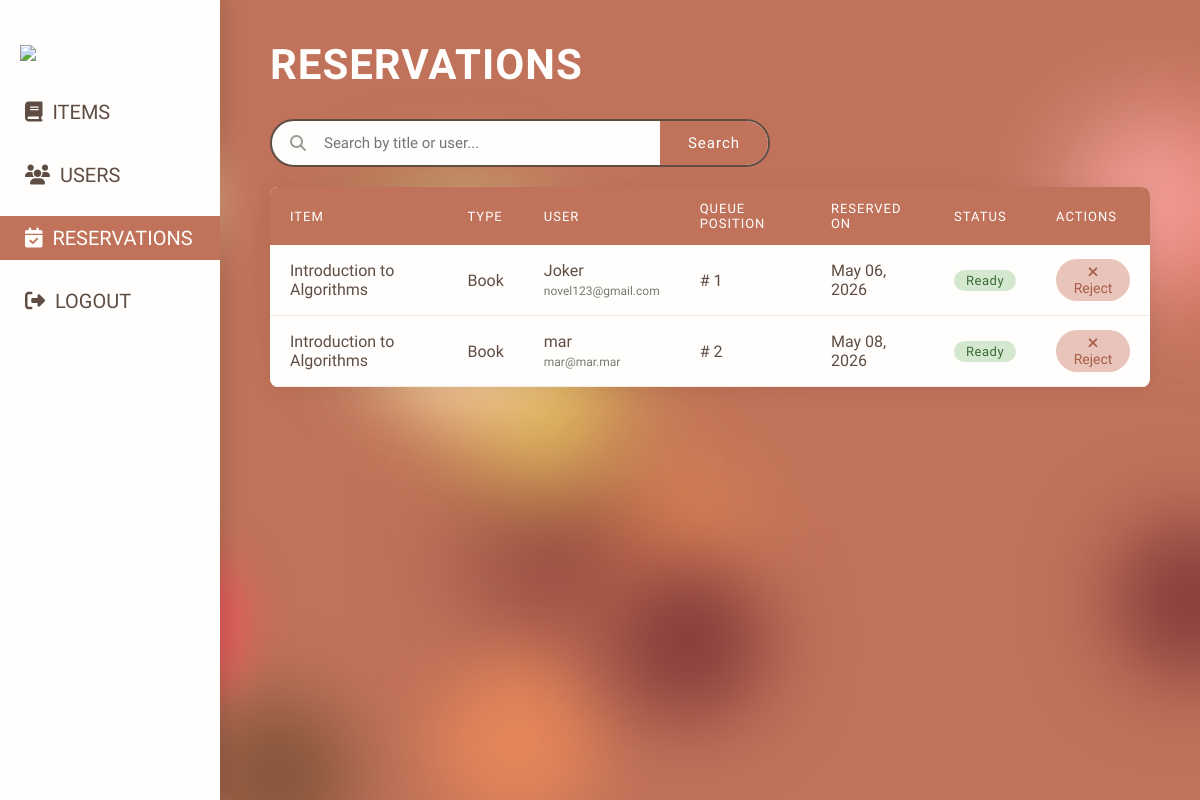
/admin/reservations (signed in), run on an earlier commit of the app's database.
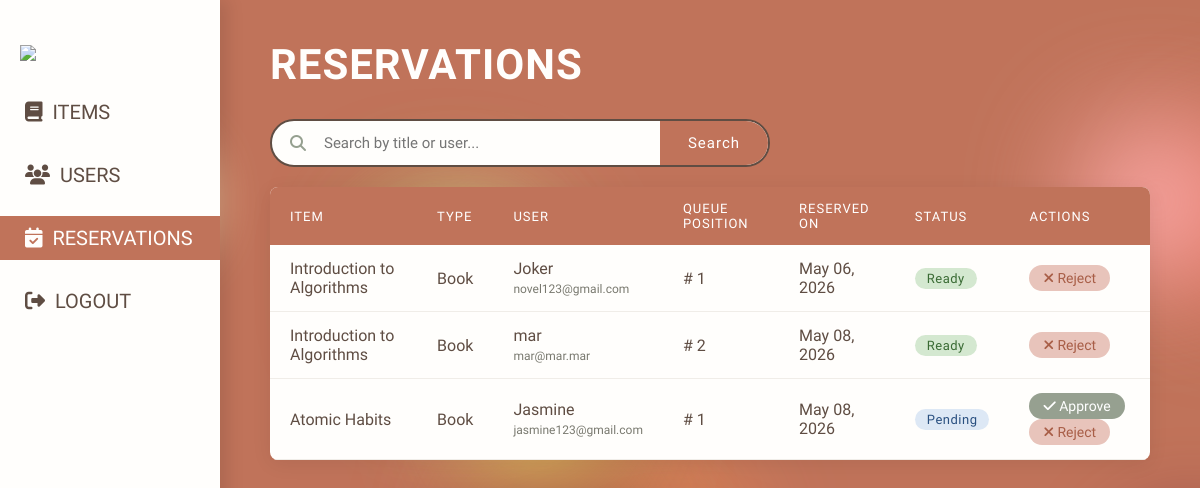
And on a later commit of the database.
### models/Reservation.py (models this page shows, shortened)
class Reservation(db.Model):
    __tablename__ = "Reservations"
    id             = db.Column(db.Integer, primary_key=True)
    reservation_id = db.Column(db.String(45), unique=True, nullable=False)
    user_id        = db.Column(db.String(45), db.ForeignKey("users.user_id"), nullable=False)
    item_id        = db.Column(db.String(45), db.ForeignKey("Items.item_id"), nullable=False)
    position       = db.Column(db.Integer, nullable=False)
    reserved_on    = db.Column(db.DateTime, default=utcnow)
    ready_by       = db.Column(db.DateTime, nullable=True)
    status         = db.Column(db.Enum(ReservationStatus), nullable=False, default=ReservationStatus.PENDING)
    user = db.relationship("User", backref="reservations")
    item = db.relationship("Item", backref="reservations")

### models/Items.py (models this page shows, shortened)
class Item(db.Model):
    __tablename__ = "Items"
    id                  = db.Column(db.Integer, primary_key = True)
    item_id             = db.Column(db.String(36), unique = True, nullable = False)
    title               = db.Column(db.String(200), nullable = False)
    description         = db.Column(db.String(300), nullable = True)
    qty                 = db.Column(db.Integer, nullable = False)
    available_qty       = db.Column(db.Integer, nullable = False)
    added_on            = db.Column(db.DateTime, default = utcnow)
    item_type           = db.Column(db.String(20), nullable = False)
    image_url           = db.Column(db.String(500), nullable = True)
    loan_days           = 14
    __mapper_args__ = {
        'polymorphic_on': item_type,
        'polymorphic_identity': 'item'
    }

### models/users.py (models this page shows, shortened)
class User(UserMixin, db.Model):
    __tablename__ = "users"
    id              = db.Column(db.Integer, primary_key=True)
    user_id         = db.Column(db.String(36), unique=True, nullable=False)
    name            = db.Column(db.String(80), nullable=False)
    email           = db.Column(db.String(150), unique=True, nullable=False)
    password        = db.Column(db.String(260), nullable=False)
    phone           = db.Column(db.String(20), nullable=True)
    added_on        = db.Column(db.DateTime, default=utcnow)
    role            = db.Column(db.Enum(UserRole), nullable=False)
    status          = db.Column(db.Enum(MemberStatus), nullable=True)
    member_since = db.Column(db.DateTime, nullable=  True)
    max_loanable_items = db.Column(db.Integer, nullable = True, default=4)
    max_loanable_computers = db.Column(db.Integer, nullable = True, default=1)
    permissions     = db.Column(db.JSON, nullable=True)
    __mapper_args__ = {
            'polymorphic_on':       role
        }

class Admin(User):
    __mapper_args__ = {
        'polymorphic_identity': UserRole.ADMIN
    }
    def get_role(self):
        return UserRole.ADMIN

### app.py (the view)
@app.route('/admin/reservations')
@login_required
def admin_reservations():
    if current_user.get_role().value != 'Admin':
        abort(403)
    reservations = Reservation.query.filter(
        Reservation.status.in_([ReservationStatus.PENDING, ReservationStatus.READY])
    ).order_by(Reservation.reserved_on.asc()).all()
    return render_template('admin-reservations.html', reservations=reservations)

### app.py (called while the page is built)
@login_manager.user_loader
def load_user(user_id):
    return User.query.filter_by(user_id=user_id).first()

### templates/admin-reservations.html (shortened to what this page needs)
{% extends "admin-layout.html" %}
{% block content %}
<div class="page-header">
    <h2 class="page-title">Reservations</h2>
</div>
<form method="GET" action="{{ url_for('admin_reservations') }}">
    <div class="search-bar">
        <i class="fas fa-search"></i>
        <input type="text" name="q" placeholder="Search by title or user..."
               value="{{ request.args.get('q', '') }}">
        <button type="submit">Search</button>
    </div>
</form>
<div class="card">
    {% if reservations %}
    <table>
        <thead>
            <tr>
                <th>Item</th>
                <th>Type</th>
                <th>User</th>
                <th>Queue Position</th>
                <th>Reserved On</th>
                <th>Status</th>
                <th>Actions</th>
            </tr>
        </thead>
        <tbody>
            {% for reservation in reservations %}
            <tr>
                <td>{{ reservation.item.title if reservation.item else '—' }}</td>
                <td>{{ reservation.item.item_type if reservation.item else '—' }}</td>
                <td>
                    {{ reservation.user.name if reservation.user else '—' }}<br>
                    <span style="font-size:12px; color:var(--gray);">
                        {{ reservation.user.email if reservation.user else '' }}
                    </span>
                </td>
                <td># {{ reservation.position }}</td>
                <td>{{ reservation.reserved_on.strftime('%b %d, %Y') }}</td>
                <td>
                    {% if reservation.status.value == 'Pending' %}
                        <span class="badge reserved">Pending</span>
                    {% elif reservation.status.value == 'Ready' %}
                        <span class="badge available">Ready</span>
                    {% endif %}
                </td>
                <td>
                    {% if reservation.status.value == 'Pending' %}
                    <form method="POST" action="{{ url_for('admin_approve_reservation', reservation_id=reservation.reservation_id) }}" style="display:inline;">
                        <button type="submit" class="action-btn edit">
                            <i class="fa-solid fa-check"></i> Approve
                        </button>
                    </form>
                    {% endif %}
                    {% if reservation.status.value in ('Pending', 'Ready') %}
                    <form method="POST" action="{{ url_for('admin_cancel_reservation', reservation_id=reservation.reservation_id) }}" style="display:inline;">
                        <button type="submit" class="action-btn delete" onclick="return confirm('Cancel this reservation?')">
                            <i class="fa-solid fa-xmark"></i> Reject
                        </button>
                    </form>
                    {% endif %}
                </td>
            </tr>
            {% endfor %}
        </tbody>
    </table>
    {% else %}
    <div class="empty-state">
        <i class="fa-solid fa-calendar-xmark"></i>
        No pending reservations.
    </div>
    {% endif %}
</div>
{% endblock %}

What changed in the data, as far as the page shows it:
added Reservation: item "Atomic Habits", item "Book", user "Jasmine", user "jasmine123@gmail.com", position "1", reserved_on "May 08, 2026", status "Pending"
